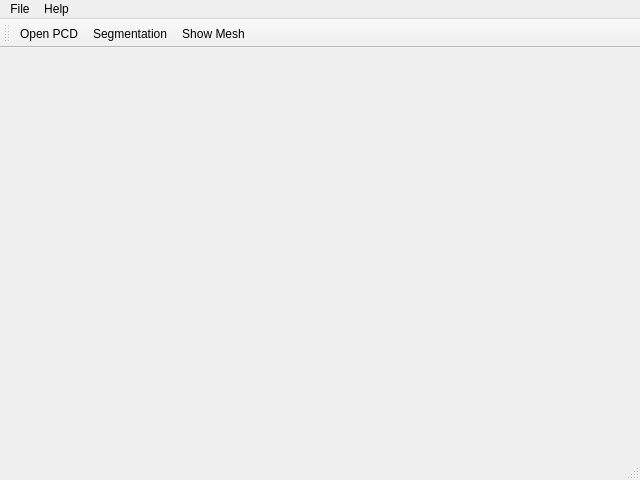
<?xml version="1.0" encoding="UTF-8"?>
<ui version="4.0">
 <class>Display_Result_QtClass</class>
 <widget class="QMainWindow" name="Display_Result_QtClass">
  <property name="geometry">
   <rect>
    <x>0</x>
    <y>0</y>
    <width>640</width>
    <height>480</height>
   </rect>
  </property>
  <property name="windowTitle">
   <string>Display_Result_Qt</string>
  </property>
  <widget class="QWidget" name="centralWidget">
   <layout class="QHBoxLayout" name="horizontalLayout">
    <item>
     <widget class="QVTKWidget" name="qvtkWidget"/>
    </item>
   </layout>
  </widget>
  <widget class="QMenuBar" name="menuBar">
   <property name="geometry">
    <rect>
     <x>0</x>
     <y>0</y>
     <width>640</width>
     <height>26</height>
    </rect>
   </property>
   <widget class="QMenu" name="menuFile">
    <property name="title">
     <string>File</string>
    </property>
   </widget>
   <widget class="QMenu" name="menuHelp">
    <property name="title">
     <string>Help</string>
    </property>
   </widget>
   <addaction name="menuFile"/>
   <addaction name="menuHelp"/>
  </widget>
  <widget class="QToolBar" name="mainToolBar">
   <attribute name="toolBarArea">
    <enum>TopToolBarArea</enum>
   </attribute>
   <attribute name="toolBarBreak">
    <bool>false</bool>
   </attribute>
   <addaction name="actionOpen_PCD"/>
   <addaction name="actionSegmentation"/>
   <addaction name="actionShow_Mesh"/>
  </widget>
  <widget class="QStatusBar" name="statusBar"/>
  <action name="actionOpen_PCD">
   <property name="icon">
    <iconset resource="Display_Result_Qt.qrc">
     <normaloff>:/Display_Result_Qt/Resources/open.png</normaloff>:/Display_Result_Qt/Resources/open.png</iconset>
   </property>
   <property name="text">
    <string>Open PCD</string>
   </property>
  </action>
  <action name="actionShow_Mesh">
   <property name="icon">
    <iconset resource="Display_Result_Qt.qrc">
     <normaloff>:/Display_Result_Qt/Resources/backlines.png</normaloff>:/Display_Result_Qt/Resources/backlines.png</iconset>
   </property>
   <property name="text">
    <string>Show Mesh</string>
   </property>
  </action>
  <action name="actionSegmentation">
   <property name="icon">
    <iconset resource="Display_Result_Qt.qrc">
     <normaloff>:/Display_Result_Qt/Resources/segment.png</normaloff>:/Display_Result_Qt/Resources/segment.png</iconset>
   </property>
   <property name="text">
    <string>Segmentation</string>
   </property>
  </action>
 </widget>
 <layoutdefault spacing="6" margin="11"/>
 <customwidgets>
  <customwidget>
   <class>QVTKWidget</class>
   <extends>QWidget</extends>
   <header>QVTKWidget.h</header>
  </customwidget>
 </customwidgets>
 <resources>
  <include location="Display_Result_Qt.qrc"/>
 </resources>
 <connections/>
</ui>
